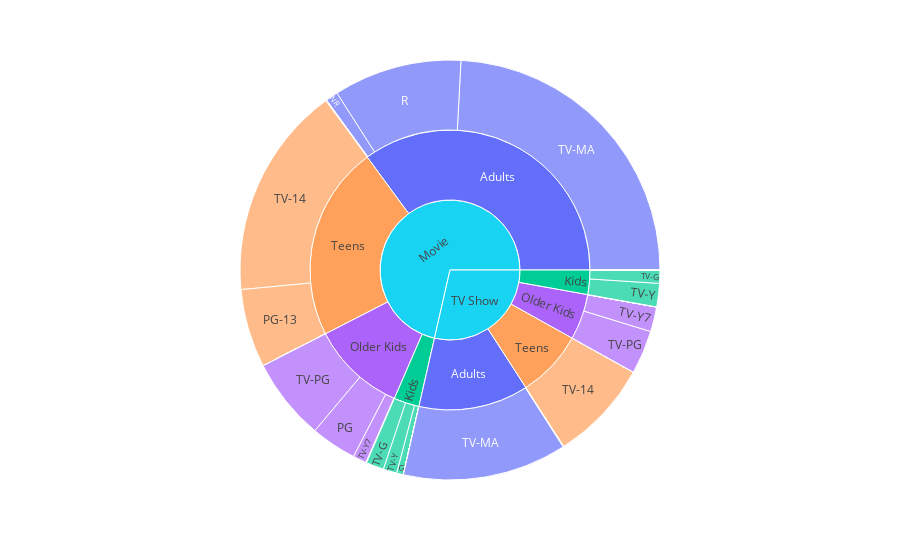

The code cell stored with this chart in its notebook:
### Code cell
import plotly.express as px
fig = px.sunburst(rating_data, path=["type",'maturity_ratings', 'rating'], values='count',color="maturity_ratings")
fig.show()

### Figure 1 — Plotly figure (JSON) as saved in the notebook; plotly's stock layout.template omitted (floating-point values rounded to 4 significant figures)
{"data": [{"branchvalues": "total", "customdata": [["Adults"], [null], [null], [null], [null], [null], [null], [null], ["Kids"], [null], [null], [null], [null], [null], [null], [null], [null], [null], [null], [null], [null], [null], ["Adults"], ["Adults"], [null], [null], ["Older Kids"], [null], [null], [null], [null], [null], [null], [null], [null], [null], ["Teens"], [null], [null], [null], [null], [null], [null], [null], [null], [null], ["Adults"], ["Adults"], [null], [null], [null], [null], ["Teens"], ["Teens"], [null], [null], ["Kids"], ["Kids"], [null], [null], [null], [null], [null], [null], [null], [null], [null], [null], [null], [null], ["Adults"], ["Adults"], [null], [null], ["Older Kids"], ["Older Kids"], [null], [null], [null], [null], ["Kids"], ["Kids"], [null], [null], [null], [null], [null], [null], [null], [null], ["Older Kids"], ["Older Kids"], [null], [null], [null], [null], [null], [null], ["Older Kids"], ["Older Kids"], [null], [null], [null], [null], [null], [null], [null], [null], [null], [null], ["Adults"], [null], ["Kids"], ["Kids"], ["Older Kids"], ["Older Kids"], ["Teens"], ["Teens"], ["Adults"], ["Adults"], ["(?)"], ["(?)"]], "domain": {"x": [0, 1], "y": [0, 1]}, "hovertemplate": "labels=%{label}<br>count=%{value}<br>parent=%{parent}<br>id=%{id}<br>maturity_ratings=%{customdata[0]}<extra></extra>", "ids": ["Movie/Adults/NR", "Movie/Teens/NR", "TV Show/Older Kids/NR", "Movie/Older Kids/NR", "TV Show/Kids/NR", "Movie/Kids/NR", "TV Show/Adults/NC-17", "TV Show/Teens/NR", "Movie/Kids/G", "Movie/Teens/G", "TV Show/Older Kids/G", "Movie/Older Kids/G", "TV Show/Kids/G", "TV Show/Kids/NC-17", "Movie/Older Kids/NC-17", "TV Show/Adults/G", "Movie/Adults/G", "TV Show/Teens/G", "Movie/Kids/NC-17", "TV Show/Older Kids/NC-17", "Movie/Teens/NC-17", "TV Show/Teens/NC-17", "Movie/Adults/NC-17", "TV Show/Adults/NR", "Movie/Kids/PG", "TV Show/Kids/PG", "Movie/Older Kids/PG", "TV Show/Older Kids/PG", "Movie/Teens/PG", "TV Show/Teens/PG", "Movie/Adults/PG", "TV Show/Adults/PG", "Movie/Kids/PG-13", "TV Show/Kids/PG-13", "Movie/Older Kids/PG-13", "TV Show/Older Kids/PG-13", "Movie/Teens/PG-13", "TV Show/Teens/PG-13", "Movie/Adults/PG-13", "TV Show/Adults/PG-13", "Movie/Kids/R", "TV Show/Kids/R", "Movie/Older Kids/R", "TV Show/Older Kids/R", "Movie/Teens/R", "TV Show/Teens/R", "Movie/Adults/R", "TV Show/Adults/R", "Movie/Kids/TV-14", "TV Show/Kids/TV-14", "Movie/Older Kids/TV-14", "TV Show/Older Kids/TV-14", "Movie/Teens/TV-14", "TV Show/Teens/TV-14", "Movie/Adults/TV-14", "TV Show/Adults/TV-14", "Movie/Kids/TV-G", "TV Show/Kids/TV-G", "Movie/Older Kids/TV-G", "TV Show/Older Kids/TV-G", "Movie/Teens/TV-G", "TV Show/Teens/TV-G", "Movie/Adults/TV-G", "TV Show/Adults/TV-G", "Movie/Kids/TV-MA", "TV Show/Kids/TV-MA", "Movie/Older Kids/TV-MA", "TV Show/Older Kids/TV-MA", "Movie/Teens/TV-MA", "TV Show/Teens/TV-MA", "Movie/Adults/TV-MA", "TV Show/Adults/TV-MA", "Movie/Kids/TV-PG", "TV Show/Kids/TV-PG", "Movie/Older Kids/TV-PG", "TV Show/Older Kids/TV-PG", "Movie/Teens/TV-PG", "TV Show/Teens/TV-PG", "Movie/Adults/TV-PG", "TV Show/Adults/TV-PG", "Movie/Kids/TV-Y", "TV Show/Kids/TV-Y", "Movie/Older Kids/TV-Y", "TV Show/Older Kids/TV-Y", "Movie/Teens/TV-Y", "TV Show/Teens/TV-Y", "Movie/Adults/TV-Y", "TV Show/Adults/TV-Y", "Movie/Kids/TV-Y7", "TV Show/Kids/TV-Y7", "Movie/Older Kids/TV-Y7", "TV Show/Older Kids/TV-Y7", "Movie/Teens/TV-Y7", "TV Show/Teens/TV-Y7", "Movie/Adults/TV-Y7", "TV Show/Adults/TV-Y7", "Movie/Kids/TV-Y7-FV", "TV Show/Kids/TV-Y7-FV", "Movie/Older Kids/TV-Y7-FV", "TV Show/Older Kids/TV-Y7-FV", "Movie/Teens/TV-Y7-FV", "TV Show/Teens/TV-Y7-FV", "Movie/Adults/TV-Y7-FV", "TV Show/Adults/TV-Y7-FV", "Movie/Kids/UR", "TV Show/Kids/UR", "Movie/Older Kids/UR", "TV Show/Older Kids/UR", "Movie/Teens/UR", "TV Show/Teens/UR", "Movie/Adults/UR", "TV Show/Adults/UR", "Movie/Kids", "TV Show/Kids", "Movie/Older Kids", "TV Show/Older Kids", "Movie/Teens", "TV Show/Teens", "Movie/Adults", "TV Show/Adults", "Movie", "TV Show"], "labels": ["NR", "NR", "NR", "NR", "NR", "NR", "NC-17", "NR", "G", "G", "G", "G", "G", "NC-17", "NC-17", "G", "G", "G", "NC-17", "NC-17", "NC-17", "NC-17", "NC-17", "NR", "PG", "PG", "PG", "PG", "PG", "PG", "PG", "PG", "PG-13", "PG-13", "PG-13", "PG-13", "PG-13", "PG-13", "PG-13", "PG-13", "R", "R", "R", "R", "R", "R", "R", "R", "TV-14", "TV-14", "TV-14", "TV-14", "TV-14", "TV-14", "TV-14", "TV-14", "TV-G", "TV-G", "TV-G", "TV-G", "TV-G", "TV-G", "TV-G", "TV-G", "TV-MA", "TV-MA", "TV-MA", "TV-MA", "TV-MA", "TV-MA", "TV-MA", "TV-MA", "TV-PG", "TV-PG", "TV-PG", "TV-PG", "TV-PG", "TV-PG", "TV-PG", "TV-PG", "TV-Y", "TV-Y", "TV-Y", "TV-Y", "TV-Y", "TV-Y", "TV-Y", "TV-Y", "TV-Y7", "TV-Y7", "TV-Y7", "TV-Y7", "TV-Y7", "TV-Y7", "TV-Y7", "TV-Y7", "TV-Y7-FV", "TV-Y7-FV", "TV-Y7-FV", "TV-Y7-FV", "TV-Y7-FV", "TV-Y7-FV", "TV-Y7-FV", "TV-Y7-FV", "UR", "UR", "UR", "UR", "UR", "UR", "UR", "UR", "Kids", "Kids", "Older Kids", "Older Kids", "Teens", "Teens", "Adults", "Adults", "Movie", "TV Show"], "marker": {"colors": ["#636efa", "#EF553B", "#EF553B", "#EF553B", "#EF553B", "#EF553B", "#EF553B", "#EF553B", "#00cc96", "#EF553B", "#EF553B", "#EF553B", "#EF553B", "#EF553B", "#EF553B", "#EF553B", "#EF553B", "#EF553B", "#EF553B", "#EF553B", "#EF553B", "#EF553B", "#636efa", "#636efa", "#EF553B", "#EF553B", "#ab63fa", "#EF553B", "#EF553B", "#EF553B", "#EF553B", "#EF553B", "#EF553B", "#EF553B", "#EF553B", "#EF553B", "#FFA15A", "#EF553B", "#EF553B", "#EF553B", "#EF553B", "#EF553B", "#EF553B", "#EF553B", "#EF553B", "#EF553B", "#636efa", "#636efa", "#EF553B", "#EF553B", "#EF553B", "#EF553B", "#FFA15A", "#FFA15A", "#EF553B", "#EF553B", "#00cc96", "#00cc96", "#EF553B", "#EF553B", "#EF553B", "#EF553B", "#EF553B", "#EF553B", "#EF553B", "#EF553B", "#EF553B", "#EF553B", "#EF553B", "#EF553B", "#636efa", "#636efa", "#EF553B", "#EF553B", "#ab63fa", "#ab63fa", "#EF553B", "#EF553B", "#EF553B", "#EF553B", "#00cc96", "#00cc96", "#EF553B", "#EF553B", "#EF553B", "#EF553B", "#EF553B", "#EF553B", "#EF553B", "#EF553B", "#ab63fa", "#ab63fa", "#EF553B", "#EF553B", "#EF553B", "#EF553B", "#EF553B", "#EF553B", "#ab63fa", "#ab63fa", "#EF553B", "#EF553B", "#EF553B", "#EF553B", "#EF553B", "#EF553B", "#EF553B", "#EF553B", "#EF553B", "#EF553B", "#636efa", "#EF553B", "#00cc96", "#00cc96", "#ab63fa", "#ab63fa", "#FFA15A", "#FFA15A", "#636efa", "#636efa", "#19d3f3", "#19d3f3"]}, "name": "", "parents": ["Movie/Adults", "Movie/Teens", "TV Show/Older Kids", "Movie/Older Kids", "TV Show/Kids", "Movie/Kids", "TV Show/Adults", "TV Show/Teens", "Movie/Kids", "Movie/Teens", "TV Show/Older Kids", "Movie/Older Kids", "TV Show/Kids", "TV Show/Kids", "Movie/Older Kids", "TV Show/Adults", "Movie/Adults", "TV Show/Teens", "Movie/Kids", "TV Show/Older Kids", "Movie/Teens", "TV Show/Teens", "Movie/Adults", "TV Show/Adults", "Movie/Kids", "TV Show/Kids", "Movie/Older Kids", "TV Show/Older Kids", "Movie/Teens", "TV Show/Teens", "Movie/Adults", "TV Show/Adults", "Movie/Kids", "TV Show/Kids", "Movie/Older Kids", "TV Show/Older Kids", "Movie/Teens", "TV Show/Teens", "Movie/Adults", "TV Show/Adults", "Movie/Kids", "TV Show/Kids", "Movie/Older Kids", "TV Show/Older Kids", "Movie/Teens", "TV Show/Teens", "Movie/Adults", "TV Show/Adults", "Movie/Kids", "TV Show/Kids", "Movie/Older Kids", "TV Show/Older Kids", "Movie/Teens", "TV Show/Teens", "Movie/Adults", "TV Show/Adults", "Movie/Kids", "TV Show/Kids", "Movie/Older Kids", "TV Show/Older Kids", "Movie/Teens", "TV Show/Teens", "Movie/Adults", "TV Show/Adults", "Movie/Kids", "TV Show/Kids", "Movie/Older Kids", "TV Show/Older Kids", "Movie/Teens", "TV Show/Teens", "Movie/Adults", "TV Show/Adults", "Movie/Kids", "TV Show/Kids", "Movie/Older Kids", "TV Show/Older Kids", "Movie/Teens", "TV Show/Teens", "Movie/Adults", "TV Show/Adults", "Movie/Kids", "TV Show/Kids", "Movie/Older Kids", "TV Show/Older Kids", "Movie/Teens", "TV Show/Teens", "Movie/Adults", "TV Show/Adults", "Movie/Kids", "TV Show/Kids", "Movie/Older Kids", "TV Show/Older Kids", "Movie/Teens", "TV Show/Teens", "Movie/Adults", "TV Show/Adults", "Movie/Kids", "TV Show/Kids", "Movie/Older Kids", "TV Show/Older Kids", "Movie/Teens", "TV Show/Teens", "Movie/Adults", "TV Show/Adults", "Movie/Kids", "TV Show/Kids", "Movie/Older Kids", "TV Show/Older Kids", "Movie/Teens", "TV Show/Teens", "Movie/Adults", "TV Show/Adults", "Movie", "TV Show", "Movie", "TV Show", "Movie", "TV Show", "Movie", "TV Show", "", ""], "type": "sunburst", "values": [75, 0, 0, 0, 0, 0, 0, 0, 41, 0, 0, 0, 0, 0, 0, 0, 0, 0, 0, 0, 0, 0, 3, 4, 0, 0, 281, 0, 0, 0, 0, 0, 0, 0, 0, 0, 482, 0, 0, 0, 0, 0, 0, 0, 0, 0, 787, 1, 0, 0, 0, 0, 1307, 620, 0, 0, 109, 81, 0, 0, 0, 0, 0, 0, 0, 0, 0, 0, 0, 0, 1924, 1005, 0, 0, 504, 267, 0, 0, 0, 0, 84, 143, 0, 0, 0, 0, 0, 0, 0, 0, 83, 152, 0, 0, 0, 0, 0, 0, 4, 1, 0, 0, 0, 0, 0, 0, 0, 0, 0, 0, 3, 0, 234, 224, 872, 420, 1789, 620, 2792, 1010, 5687, 2274]}], "layout": {"legend": {"tracegroupgap": 0}, "margin": {"t": 60}}}
